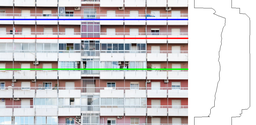
//> input picture Test6/SV_max_h_max.png, 256 x 125 px, shrunk from 953 x 465 before the run, given in place of facade4.png, which was not available
$ ./main   (built with g++ and OpenCV 4)
//> lines starting //> are read from the running program, lines starting //| are printed output that depends on the picture; after the words box and inside, x2 and y2 are one past the last pixel; in counts of white or black regions, pixels touching at a corner belong together; pictures that were not available may be replaced by others from this repository, and a replacement may not be noted
### Test6/Utils.h
#pragma once

namespace utils {

	float gause(float u, float sigma);

}

### Test6/CVUtils.h
#pragma once

#include <opencv2/opencv.hpp>

using namespace std;

namespace cvutils {

	float max(const cv::Mat& mat);
	float min(const cv::Mat& mat);
	void write(const string& filename, const cv::Mat& mat);
	cv::Mat read(const string& filename);

	void outputImageWithHorizontalAndVerticalGraph(const cv::Mat& img, const cv::Mat& ver, const cv::Mat& hor, const string& filename);
}

### Test6/CVUtils.cpp
#include "CVUtils.h"
#include <fstream>
#include <iostream>
#include <regex>

using namespace std;

namespace cvutils {

	/**
	 * Find the maximum element value of the matrix and return it.
	 *
	 * @param mat	Matrix
	 * @return		Maximum element value
	 */
	float max(const cv::Mat& mat) {
		cv::Mat result;

		cv::reduce(mat, result, 0, CV_REDUCE_MAX);
		cv::reduce(result, result, 1, CV_REDUCE_MAX);

		return result.at<float>(0, 0);
	}

	/**
	* Find the minimum element value of the matrix and return it.
	*
	* @param mat	Matrix
	* @return		Minimum element value
	*/
	float min(const cv::Mat& mat) {
		cv::Mat result;

		cv::reduce(mat, result, 0, CV_REDUCE_MIN);
		cv::reduce(result, result, 1, CV_REDUCE_MIN);

		return result.at<float>(0, 0);
	}

	/**
	 * Write out the matrix to the file.
	 * Each line corresponds to a row, and each element is delimitered by '\t'.
	 *
	 * @param filename		Output file name
	 * @param mat			Matrix
	 */
	// [22 lines left out: function write, not called in this run]

	/**
	 * Read the matrix from the file.
	 * Each line corresponds to a row, and each element is delimitered by '\t'.
	 * Note: The float type is assumed for the element of the matrix.
	 *
	 * @param filename		Input file name
	 * @return				Matrix
	 */
	cv::Mat read(const string& filename) {
		ifstream in(filename);
		vector<vector<float>> data;

		regex re("[\\s,]+");

		while (!in.eof()) {
			string str;
			getline(in, str);

			if (str.empty()) break;

			data.push_back(vector<float>());

			sregex_token_iterator it(str.begin(), str.end(), re, -1);
			sregex_token_iterator reg_end;
			for (; it != reg_end; ++it) {
				data.back().push_back(stof(it->str()));
			}
		}

		cv::Mat result = cv::Mat(data.size(), data[0].size(), CV_32F);

		for (int r = 0; r < data.size(); ++r) {
			for (int c = 0; c < data[r].size(); ++c) {
				result.at<float>(r, c) = data[r][c];
			}
		}

		return result;
	}

	/**
	 * Output an image with vertical and horizontal graphs.
	 *
	 * @param img		Image (3-channel color image)
	 * @param ver		Vertical graph (Nx1 float-element matrix)
	 * @param hor		Horizontal graph (1xN float-element matrix)
	 * @param filename	output file name
	 */
	// [33 lines left out: function outputImageWithHorizontalAndVerticalGraph, not called in this run]

}

### Test6/main.cpp
/**
* 論文Image-based procedural modeling of facadesに基づいて、
* Facadeを分割する。
* Test5をさらにrefactoringする。
*
* @author Gen Nishida
* @version 1.0
*/

#include <algorithm>
#include <iostream>
#include <fstream>
#include <algorithm>
#include <iterator>
#include <opencv2/opencv.hpp>
#include "CVUtils.h"
#include "Utils.h"

using namespace std;

class Subdivision {
public:
	static enum { TYPE_LEFT = 0, TYPE_RIGHT, TYPE_TOP, TYPE_BOTTOM };

public:
	int dir;
	bool dual;
	int dist;

public:
	Subdivision() : dir(0), dual(false), dist(0) {}
	Subdivision(int dir, int dual, int dist) : dir(dir), dual(dual), dist(dist) {}
};

/**
 * Facade画像と合わせて、S_max(y)とh_max(y)を画像として保存する。
 * 論文 Fig 5に相当する画像。
 *
 * @param img		Facade画像
 * @param S_max		S_max
 * @param h_max		h_max
 * @param filename	output file name
 */
// [90 lines left out: function outputSVMaxAndHMax, not called in this run]

void outputFacadeStructureV(const cv::Mat& img, const cv::Mat_<float>& S_max, const cv::Mat_<float>& h_max, const vector<vector<int>>& y_set, const string& filename) {
	float max_S = cvutils::max(S_max);
	float min_S = cvutils::min(S_max);
	float max_h = cvutils::max(h_max);
	float min_h = cvutils::min(h_max);

	int graphSize = img.rows * 0.25;
	int margin = graphSize * 0.2;
	cv::Mat result(img.rows, img.cols + graphSize + max_h + margin * 3, CV_8UC3, cv::Scalar(255, 255, 255));

	// copy img to result
	cv::Mat roi(result, cv::Rect(0, 0, img.cols, img.rows));
	img.copyTo(roi);

	// draw S_max
	for (int r = 0; r < img.rows - 1; ++r) {
		int x1 = img.cols + margin + (S_max(r, 0) - min_S) / (max_S - min_S) * graphSize;
		int x2 = img.cols + margin + (S_max(r + 1, 0) - min_S) / (max_S - min_S) * graphSize;

		cv::line(result, cv::Point(x1, r), cv::Point(x2, r + 1), cv::Scalar(0, 0, 0), 1, cv::LINE_8);
	}

	// draw h_max
	for (int r = 0; r < img.rows - 1; ++r) {
		int x1 = img.cols + graphSize + margin * 2 + h_max(r, 0);
		int x2 = img.cols + graphSize + margin * 2 + h_max(r + 1, 0);

		cv::line(result, cv::Point(x1, r), cv::Point(x2, r + 1), cv::Scalar(0, 0, 0), 1, cv::LINE_8);
	}

	// draw the horizontal split lines
	for (int i = 0; i < y_set.size(); ++i) {
		for (int j = 0; j < y_set[i].size(); ++j) {
			cv::line(result, cv::Point(0, y_set[i][j]), cv::Point(img.cols - 1, y_set[i][j]), cv::Scalar(0, 0, 255), 3);
		}
	}

	// draw the horizontal line at the maximum of S_max
	float max_value = 0.0f;
	int max_index = -1;
	for (int r = 0; r < img.rows; ++r) {
		if (S_max(r, 0) > max_value) {
			max_value = S_max(r, 0);
			max_index = r;
		}
	}
	cv::line(result, cv::Point(0, max_index), cv::Point(img.cols - 1, max_index), cv::Scalar(255, 0, 0), 3);

	cv::imwrite(filename, result);
}

// [227 lines left out: functions outputFacadeStructureH, outputFacadeStructure, outputFacadeStructure, drawSubdivisionOnTile, outputFacadeAndTileStructure, not called in this run]

/**
* IFデータに基づいて画像を生成する。
*
* @param	IF		IrreducibleFacade
* @param	imgIF	Image of IF
*/
void createIFImage(const cv::Mat& IF, cv::Mat& imgIF) {
	imgIF = cv::Mat(IF.rows, IF.cols, CV_8UC3);

	for (int r = 0; r < IF.rows; ++r) {
		for (int c = 0; c < IF.cols; ++c) {
			int blue = IF.at<cv::Vec4f>(r, c)[0] / IF.at<cv::Vec4f>(r, c)[3];
			int green = IF.at<cv::Vec4f>(r, c)[1] / IF.at<cv::Vec4f>(r, c)[3];
			int red = IF.at<cv::Vec4f>(r, c)[2] / IF.at<cv::Vec4f>(r, c)[3];
			imgIF.at<cv::Vec3b>(r, c) = cv::Vec3b(blue, green, red);
		}
	}
}

void outputIF(const cv::Mat& IF, const string& filename) {
	cv::Mat imgIF;
	createIFImage(IF, imgIF);

	cv::imwrite(filename, imgIF);
}

// [48 lines left out: function MI, not called in this run]

/**
* Irreducible Facadeの、[y, y+h]を[y-h, y]へ移動してshrinkさせる。
*
* @param	IF		Irreducible Facade
* @param	y		Splitの位置
* @param	h		Overlapさせる高さ
*/
// [27 lines left out: function vshrinkIF, not called in this run]

/**
 * Irredicible facadeを垂直方向に、split位置y_setに従ってshrinkさせる。
 * ただし、y_setは昇順に並んでいるものとする。
 */
void vshrinkIF(cv::Mat& IF, const vector<vector<int>>& y_set, const cv::Mat_<float>& h_max) {
	for (int i = y_set.size() - 1; i >= 0; --i) {
		for (int j = y_set[i].size() - 2; j >= 1; --j) {
			vshrinkIF(IF, y_set[i][j], h_max(y_set[i][j], 0));
		}
	}
}

/**
* Irreducible Facadeの、[x, x+w]を[x-w, x]へ移動してshrinkさせる。
*
* @param	IF		Irreducible Facade
* @param	x		Splitの位置
* @param	w		Overlapさせる幅
*/
// [27 lines left out: function hshrinkIF, not called in this run]

/**
 * Irreducible facadeを、splitラインの位置x_setに基づいてshrinkさせる。
 * ただし、x_setは、昇順に並んでいるものとする。
 */
// [7 lines left out: function hshrinkIF, not called in this run]

/**
* y_initialの周辺で、最適なsplit位置、yを探す。
* その時のsimilarityを返却する。
*/
// [19 lines left out: function findAdjacentVerticalSplit, not called in this run]

/**
* yから開始し、上方向へ、最適なsplit位置、next_yを探す。
* その時のsimilarityを返却する。
*/
// [62 lines left out: functions findNextVerticalSplit, findVerticalSplits, not called in this run]

/**
* x_initialの周辺で、最適なsplit位置、xを探す。
* その時のsimilarityを返却する。
*/
// [20 lines left out: function findAdjacentHorizontalSplit, not called in this run]

/**
* x_startからdir方向へ探索し、次の最適なsplit位置、next_xを探す。
* その時のsimilarityを返却する。
*/
// [62 lines left out: functions findNextHorizontalSplit, findHorizontalSplits, not called in this run]

void verticalSplitSub(const cv::Mat_<float>& SV_max, const cv::Mat_<float>& h_max, const pair<int, int>& y_range, vector<vector<int>>& y_set) {
	// don't split too small region
	if (y_range.second - y_range.first < 30) return;

	// find the maximum of SV_max(x)
	float S = 0.0f;
	int y = -1;
	for (int r = y_range.first; r <= y_range.second; ++r) {
		if (r - h_max(r, 0) < y_range.first || r + h_max(r, 0) > y_range.second) continue;

		if (SV_max(r, 0) > S) {
			y = r;
			S = SV_max(r, 0);
		}
	}

	if (y == -1) return;

	vector<int> y_set_sub;
	y_set_sub.push_back(y);

	cout << "y: " << y << ", S: " << S << ", h: " << h_max(y, 0) << endl;

	// check splits
	findVerticalSplits(SV_max, h_max, y - h_max(y, 0), h_max(y, 0), S, -1, y_range, y_set_sub);
	findVerticalSplits(SV_max, h_max, y + h_max(y, 0), h_max(y, 0), S, 1, y_range, y_set_sub);

	// recursively subdivide the upper remained region
	verticalSplitSub(SV_max, h_max, make_pair(y_range.first, y_set_sub[0]), y_set);

	y_set.push_back(y_set_sub);

	// recursively subdivide the lower remained region
	verticalSplitSub(SV_max, h_max, make_pair(y_set_sub.back(), y_range.second), y_set);
}

void verticalSplit(const cv::Mat& img, cv::Mat_<float>& SV_max, cv::Mat_<float>& h_max, vector<vector<int>>& y_set, cv::Mat& IF, const pair<int, int>& h_range) {
	cv::Mat grayImg;
	cv::cvtColor(img, grayImg, cv::COLOR_BGR2GRAY);

	SV_max = cv::Mat_<float>(img.rows, 1, 0.0f);
	h_max = cv::Mat_<float>(img.rows, 1, 0.0f);

	ifstream in_SV("SV_max.txt");
	ifstream in_h("h_max.txt");
	if (in_SV.good() && in_h.good()) {
		in_SV.close();
		in_h.close();
		SV_max = cvutils::read("SV_max.txt");
		h_max = cvutils::read("h_max.txt");
	}
	else {
		printf("computing");
		for (int r = 0; r < grayImg.rows; ++r) {
			printf("\rcomputing r = %d/%d  ", r, grayImg.rows);

			for (int h = h_range.first; h <= h_range.second; ++h) {
				if (r - h < 0 || r + h >= grayImg.rows) continue;

				cv::Mat R1 = grayImg(cv::Rect(0, r, grayImg.cols, h));
				cv::Mat R2 = grayImg(cv::Rect(0, r - h, grayImg.cols, h));
				float S = MI(R1, R2);
				if (S > SV_max(r, 0)) {
					SV_max(r, 0) = S;
					h_max(r, 0) = h;
				}
			}
		}
		printf("\n");

		// output SV_max(x) and h_max(x)
		cvutils::write("SV_max.txt", SV_max);
		cvutils::write("h_max.txt", h_max);
	}

	// initialize IF
	IF = cv::Mat(grayImg.rows, grayImg.cols, CV_32FC4);
	for (int r = 0; r < IF.rows; ++r) {
		for (int c = 0; c < IF.cols; ++c) {
			IF.at<cv::Vec4f>(r, c) = cv::Vec4f(img.at<cv::Vec3b>(r, c)[0], img.at<cv::Vec3b>(r, c)[1], img.at<cv::Vec3b>(r, c)[2], 1.0f);
		}
	}
	outputIF(IF, "IF1.png");

	verticalSplitSub(SV_max, h_max, make_pair(0, img.rows - 1), y_set);

	//sort(y_set.begin(), y_set.end());
	vshrinkIF(IF, y_set, h_max);

	// visualize S_max_V(y) and h_max(y)
	outputFacadeStructureV(img, SV_max, h_max, y_set, "result.png");
}

// [162 lines left out: functions horizontalSplitSub, horizontalSplit, computeVerAndHor, not called in this run]

/**
 * tileを分割し、分割方向、分割タイプ、ボーダーからの距離を返却する。
 * 分割しない場合はfalseを返却する。
 */
// [101 lines left out: function subdivideTile, not called in this run]

/**
 * 領域(x1,y1)-(x2,y2)を分割し、領域を更新する。
 */
// [26 lines left out: function updateRegion, not called in this run]

/**
 * facadeの各tileを1ステップ、細かく分割し、subdivisionsに分割方法を追加する。
 * 1つのタイルも分割しない場合はfalseを返却する。
 */
// [159 lines left out: functions subdivideFacadeTilesByOneStep, subdivideFacadeTiles, not called in this run]

void subdivideFacade(const cv::Mat& img) {
	// vertical split
	cv::Mat_<float> SV_max;
	cv::Mat_<float> h_max;
	vector<vector<int>> y_set;
	cv::Mat IF;
	verticalSplit(img, SV_max, h_max, y_set, IF, make_pair(30, 200));

	// add the image boundary as split
	if (y_set[0][0] > 0) {
		y_set.insert(y_set.begin(), vector<int>());
		y_set.front().push_back(0);
		y_set.front().push_back(y_set[1][0]);
	}
	if (y_set.back().back() < img.rows - 1) {
		y_set.push_back(vector<int>());
		y_set.back().push_back(y_set[y_set.size() - 2].back());
		y_set.back().push_back(img.rows - 1);
	}

	// horizontal split
	cv::Mat_<float> SH_max;
	cv::Mat_<float> w_max;
	vector<vector<int>> x_set;
	cv::Mat imgIF;
	createIFImage(IF, imgIF);
	horizontalSplit(imgIF, SH_max, w_max, x_set, make_pair(30, 200));

	cv::imwrite("IF.png", imgIF);

	// add the image boundary as split
	if (x_set[0][0] > 0) {
		x_set.insert(x_set.begin(), vector<int>());
		x_set.front().push_back(0);
		x_set.front().push_back(x_set[1][0]);
	}
	if (x_set.back().back() < img.cols - 1) {
		x_set.push_back(vector<int>());
		x_set.back().push_back(x_set[x_set.size() - 2].back());
		x_set.back().push_back(img.cols - 1);
	}

	outputFacadeStructure(img, SV_max, h_max, SH_max, w_max, y_set, x_set, "result3.png");

	vector<vector<vector<Subdivision>>> subdivisions;
	subdivideFacadeTiles(img, y_set, x_set, subdivisions);
	outputFacadeAndTileStructure(img, y_set, x_set, subdivisions, "result4.png");

}

int main() {
	cv::Mat img = cv::imread("../facade/facade4.png");
//> img is the input picture: 125 rows x 256 cols, CV_8UC3; mean B, G, R 200.9, 199.3, 203.4

	subdivideFacade(img);
//> in verticalSplit, `cv::cvtColor(img, grayImg, cv::COLOR_BGR2GRAY);`:
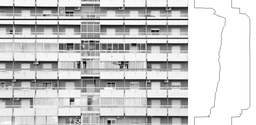
//> grayImg: 125 rows x 256 cols, CV_8UC1; min 0, max 255, mean 200.7
//> the loop in verticalSplitSub, `for (int r = y_range.first; r <= y_range.second; ++r)` made 125 passes
//> after the loop in verticalSplitSub, `for (int r = y_range.first; r <= y_range.second; ++r)`: y = -1; S = 0
//> in outputFacadeStructureV, `img.copyTo(roi);`:
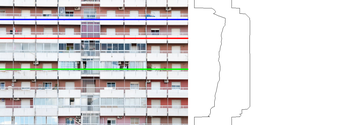
//> result: 125 rows x 359 cols, CV_8UC3; mean B, G, R 216.4, 215.3, 218.2
//> after the loop in outputFacadeStructureV, `for (int r = 0; r < img.rows - 1; ++r)`:
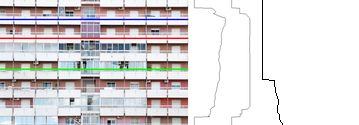
//> result: 125 rows x 359 cols, CV_8UC3; 0.3% of pixels changed, all inside (x1, y1, x2, y2) = (262, 0, 283, 125)
//> after the loop in outputFacadeStructureV, `for (int r = 0; r < img.rows - 1; ++r)`:
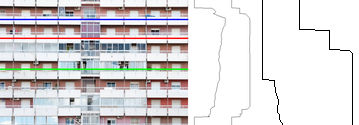
//> result: 125 rows x 359 cols, CV_8UC3; 0.39% of pixels changed, all inside (x1, y1, x2, y2) = (299, 0, 353, 125)
//> in outputFacadeStructureV, `cv::line(result, cv::Point(0, max_index), cv::Point(img.cols - 1, max_..`:
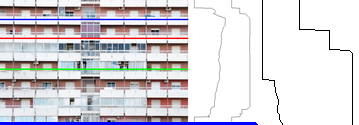
//> result: 125 rows x 359 cols, CV_8UC3; 1.72% of pixels changed, all inside (x1, y1, x2, y2) = (0, 122, 258, 125)
//> in subdivideFacade, `verticalSplit(img, SV_max, h_max, y_set, IF, make_pair(30, 200));`: SV_max = 1024 values, max 1.51 at index 881, min 0 at index 0, mean 1.14; h_max = 379 values, max 54 at index 231, min 0 at index 0, mean 40.73; y_set = 0 items
//> (the run ends here: the program crashes, at `if (y_set[0][0] > 0)`)
